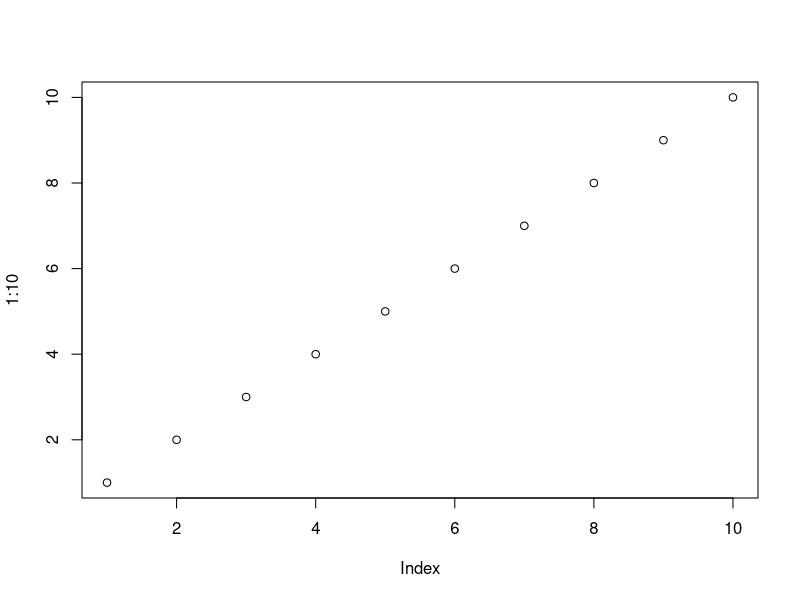
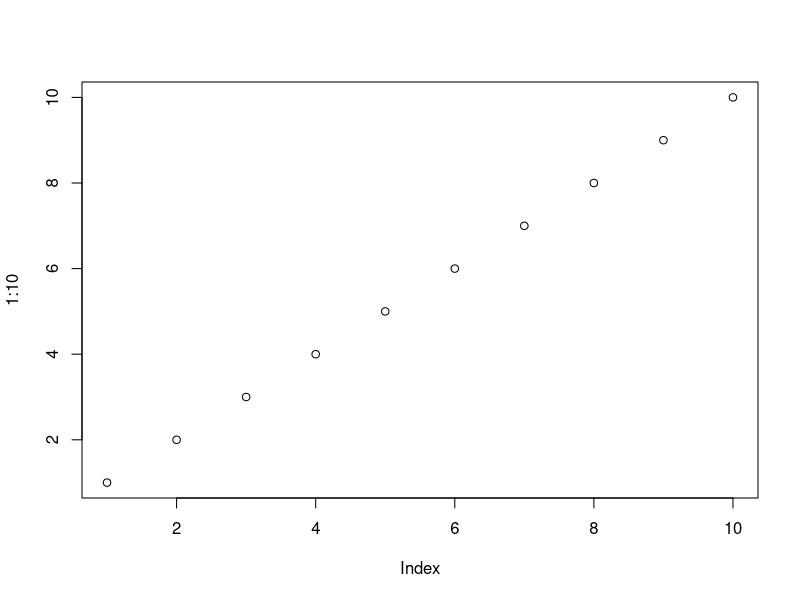
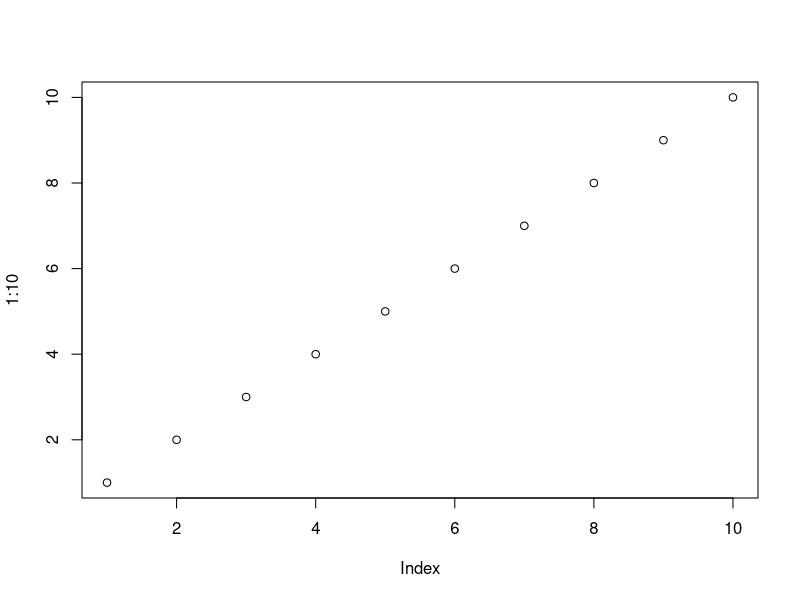
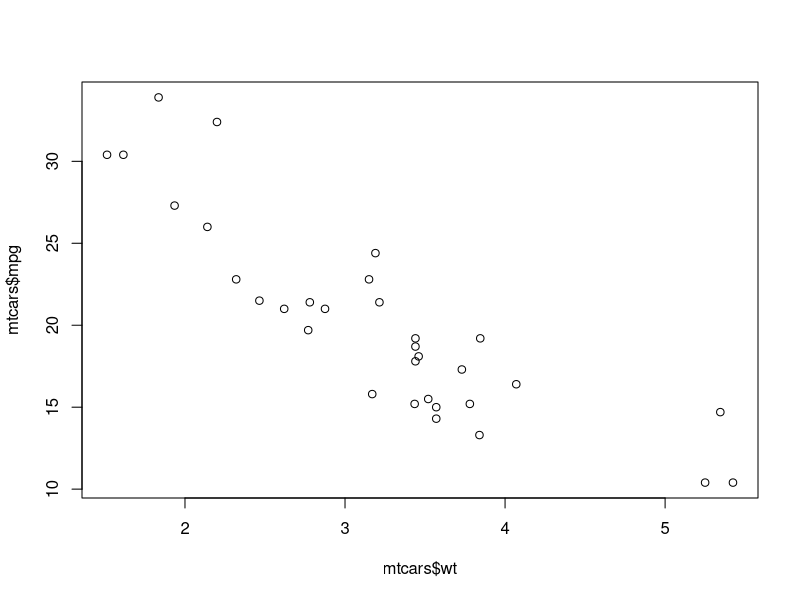
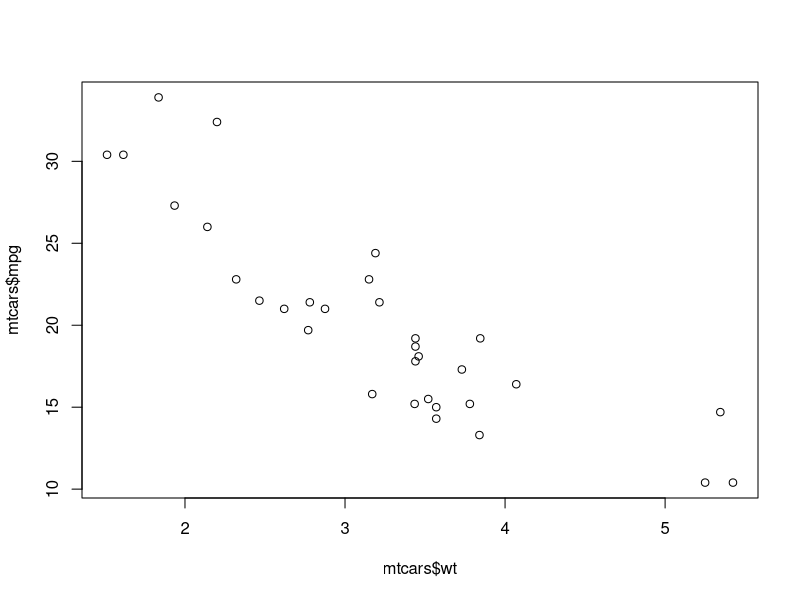

Reproduce these figures in R, in order.
## ---- chunk 1
#| eval: true
plot(1:10)
## ---- chunk 2
#| echo: true
plot(1:10)
## ---- chunk 3
#| echo: false
plot(1:10)
## ---- chunk 4
#| include=FALSE
number <- 1:10
## ---- chunk 5
#| eval: true
number
## ---- chunk 6
#| label: fig-mtcars
#| echo: true
#| fig-cap: "Scatterplot of mpg vs wt"
plot(mtcars$wt, mtcars$mpg)
## ---- chunk 7
#| label: fig-mtcars2
#| fig.width: 6
#| fig.asp: 0.6
#| fig.align: "center"
#| out.width: "50%"
#| fig-cap: "Scatterplot of mpg vs wt"

plot(mtcars$wt, mtcars$mpg)
